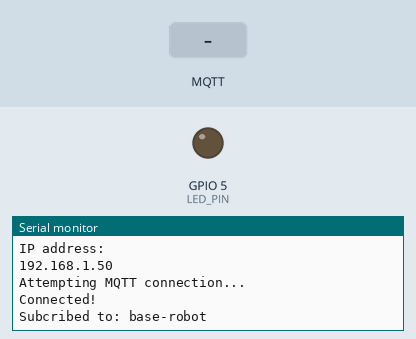
Recording of a sketch running on a simulated ESP8266 (NodeMCU). On the bench: output pins drawn as LEDs (lit = HIGH), the last lines printed to the serial monitor. The test bench sets the inputs (shaded band). WiFi joins after 1.5 s; servers stay silent unless stated; no MQTT or app messages arrive unless stated.

Above: at 2.7 s.
2.8 s: MQTT message "," arrives on the first subscribed topic
At 3.7 s:
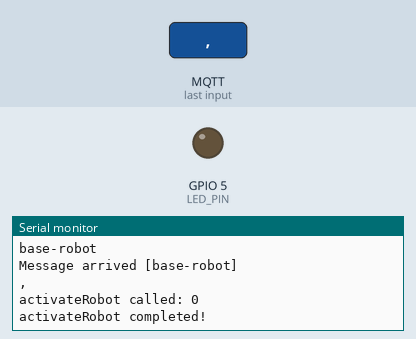
4.3 s: MQTT message "on" arrives on the first subscribed topic
At 4.8 s:
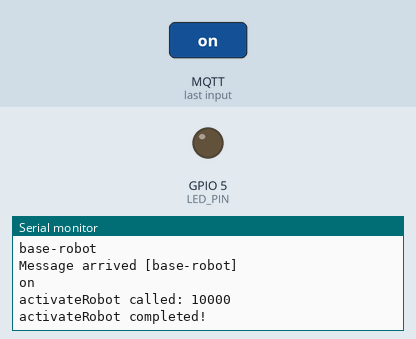

The sketch:

base-robot.ino
```cpp
/*******************************************************************
  Connect to local MQTT server with a Bot

  ESP8266 library from https://github.com/esp8266/Arduino

  Created for noycebru www.twitch.tv/noycebru
 *******************************************************************/
#include "robot.h"
#include "robot_wifi.h"
#include <ESP8266WiFi.h>
#include <PubSubClient.h>

//------------------------------
WiFiClient wiFiClient;
PubSubClient client(wiFiClient); // MQTT client

// Put your setup code here, to run once:
void setup() {

  setupSerial();

  setupPins();

  setupWIFI();

  setupWIFI();

  setupMQTT();
}

void setupSerial() {
  Serial.begin(115200);
  Serial.println();
}

void setupPins() {
    pinMode(LED_PIN, OUTPUT);
}

void setupWIFI() {
  // Attempt to connect to Wifi network:
  Serial.print("Connecting Wifi: ");
  Serial.println(WIFI_SSID);

  WiFi.begin(WIFI_SSID, WIFI_PASSWORD);

  while (WiFi.status() != WL_CONNECTED) {
    Serial.print(".");
    delay(500);
  }

  Serial.println("");
  Serial.println("WiFi connected");
  Serial.println("IP address: ");

  IPAddress ip = WiFi.localIP();
  Serial.println(ip);
}

void setupMQTT() {
  client.setServer(MQTT_BROKER.c_str(), MQTT_PORT);
  client.setCallback(callback);// Initialize the callback routine
}

void loop() {
  // Check to make sure we are connected to the mqtt server
  reconnectClient();

  // Tell the mqtt client to process its loop
  client.loop();
}

// Reconnect to client
void reconnectClient() {
  // Loop until we're reconnected
  while (!client.connected()) {
    Serial.println("Attempting MQTT connection...");
    // Attempt to connect
    if(client.connect(MQTT_ID.c_str())) {

      Serial.println("Connected!");

      for(int i=0;i < MQTT_TOPIC_COUNT;i++){
        client.subscribe(MQTT_TOPIC[i].c_str());
        Serial.print("Subcribed to: ");
        Serial.println(MQTT_TOPIC[i]);
      }
    } else {
      Serial.println(" try again in 5 seconds");
      // Wait before retrying
      delay(MQTT_RECONNECT_DELAY);
    }
    Serial.println('\n');
  }
}

// Handle incomming messages from the broker
void callback(char* topic, byte* payload, unsigned int length) {
  String response;
  String msgTopic = String(topic);

  Serial.println("topic received message:");
  Serial.println(msgTopic);

  for (int i = 0; i < length; i++) {
    response += (char)payload[i];
  }
  Serial.print("Message arrived [");
  Serial.print(topic);
  Serial.println("] ");
  Serial.println(response);

  // We need to set the default time for the older message format
  long activateTime = ACTIVATE_TIME_DEFAULT;

  // This is quick and dirty with minimal input checking
  // We are the only ones sending this data so we shouldn't have to worry
  if (response.indexOf(",") != -1) {
    // It looks like we are receiving the new format so try and parse the activation time
    int delimiterLocation = response.indexOf(",");
    activateTime = response.substring(delimiterLocation + 1, response.length()).toFloat();
  }

  // We need to turn the robot on
  activateRobot(activateTime);
}

void activateRobot(long activateTime) {

  Serial.print("activateRobot called: ");
  Serial.println(activateTime);


  // TODO: Add code for new robot here


  Serial.println("activateRobot completed!");
  Serial.println();

}
```

robot.h
```cpp
/*******************************************************************
  Connect to local MQTT server with a Bot

  Created with code from noycebru www.twitch.tv/noycebru
 *******************************************************************/

#ifndef BUBBLE_MACHINE_H
#define BUBBLE_MACHINE_H

// Configure your default pin numbers
const int LED_PIN = 5;

// The amount of time to activate the robot
const int ACTIVATE_TIME_DEFAULT = 10000; // time in ms

//------- Update the following! ------
const String MQTT_ID = "base-robot-001"; // ID for this client when connecting to MQTT
const String MQTT_BROKER = "192.168.1.22"; // Hostname or IP of your MQTT server
const int MQTT_PORT = 1883; // Set the port used by your MQTT server
const int MQTT_RECONNECT_DELAY = 5000; // Time in ms to wait between reconnect attempts
const int MQTT_TOPIC_COUNT = 1; // This should match the number of topics you wish to subscribe to
const String MQTT_TOPIC[MQTT_TOPIC_COUNT] = {"base-robot"}; // The topic name you wish to listen for

#endif
```

robot_wifi.h
```cpp
/*******************************************************************
  Connect to local MQTT server with a Bot

  Created with code from noycebru www.twitch.tv/noycebru
 *******************************************************************/

#ifndef ROBOT_WIFI_H
#define ROBOT_WIFI_H

//------- Update the following! ------
char WIFI_SSID[] = "";       // your network SSID (name)
const char WIFI_PASSWORD[] = "";  // your network key

#endif
```

Measured:
- after the input at 2.8 s, the serial monitor: prints a new line at once (image 1)
- after the input at 4.3 s, the serial monitor: prints a new line at once (image 2)
